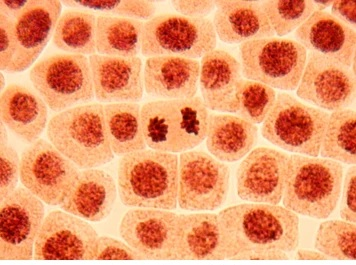
#> input picture Tps/TP7/TP 7/exercice 7/cells.jpg, 356 x 265 px
$ python exo7.py
#> lines starting #> are read from the running program, lines starting #| are printed output that depends on the picture; after the words box and inside, x2 and y2 are one past the last pixel; in counts of white or black regions, pixels touching at a corner belong together
import cv2
import matplotlib.pyplot as plt

image = cv2.imread("cells.jpg", cv2.IMREAD_GRAYSCALE)
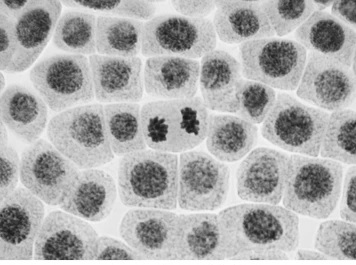
#> image: shape (265, 356); min 20, max 255, mean 172.6

blur = cv2.GaussianBlur(image, (5,5), 0)

edges1 = cv2.Canny(blur, 50, 150)
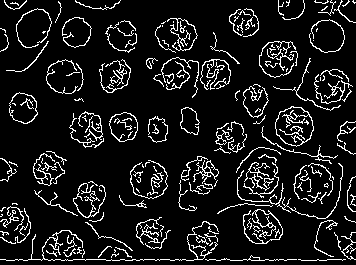
#> edges1: shape (265, 356); 10.2% white in thin lines or dots
edges2 = cv2.Canny(blur, 100, 200)
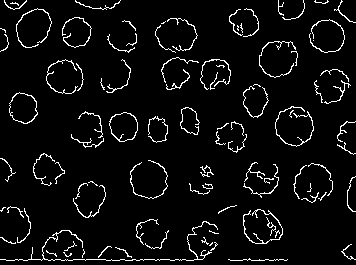
#> edges2: shape (265, 356); 5.3% white in thin lines or dots
edges3 = cv2.Canny(blur, 150, 250)
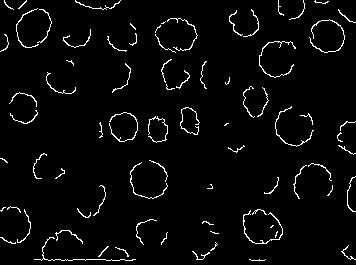
#> edges3: shape (265, 356); 3.3% white in thin lines or dots

plt.figure(figsize=(12,8))

for i, (img, title) in enumerate([
    (image, "Originale"),
    (edges1, "50-150"),
    (edges2, "100-200"),
    (edges3, "150-250")
]):

    plt.subplot(2,2,i+1)
    plt.imshow(img, cmap="gray")
    plt.title(title)
    plt.axis("off")
#> this loop made 4 passes
#> title on passes 1 to 4: 'Originale', '50-150', '100-200', '150-250'

plt.show()
